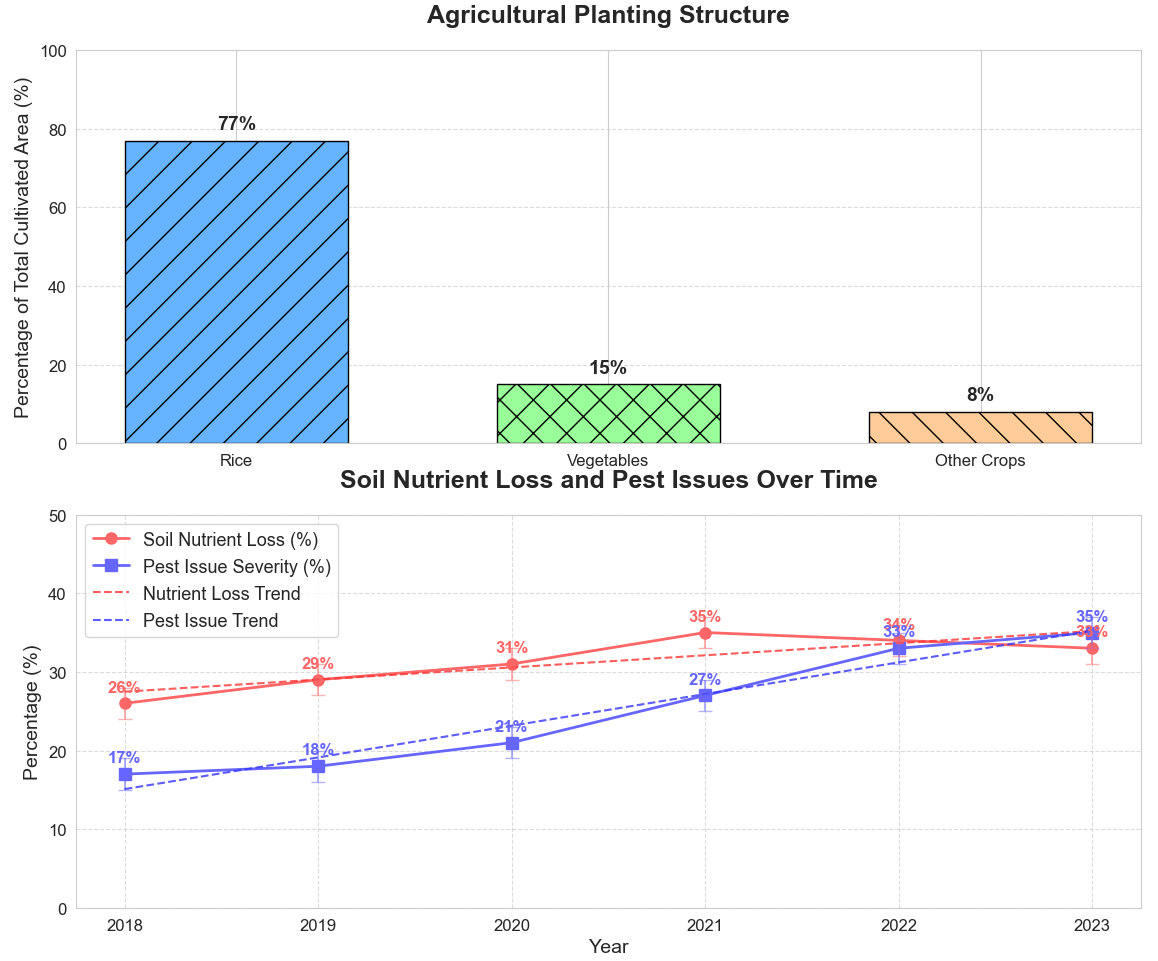

Write Python code to recreate this figure.
# Copyright (c) 2025 Kang Kai
# Date: March 17, 2025
# 
# Project: Agricultural Planting Structure in Heqing Town and Soil Nutrient Loss and Pest Issues Over Time
# Chart IV-c
#
# Permission is hereby granted, free of charge, to any person obtaining a copy
# of this software and associated documentation files (the "Software"), to deal
# in the Software without restriction, including without limitation the rights
# to use, copy, modify, merge, publish, distribute, sublicense, and/or sell
# copies of the Software, and to permit persons to whom the Software is
# furnished to do so, subject to the following conditions:
#
# The above copyright notice and this permission notice shall be included in all
# copies or substantial portions of the Software.
#
# THE SOFTWARE IS PROVIDED "AS IS", WITHOUT WARRANTY OF ANY KIND, EXPRESS OR
# IMPLIED, INCLUDING BUT NOT LIMITED TO THE WARRANTIES OF MERCHANTABILITY,
# FITNESS FOR A PARTICULAR PURPOSE AND NONINFRINGEMENT. IN NO EVENT SHALL THE
# AUTHORS OR COPYRIGHT HOLDERS BE LIABLE FOR ANY CLAIM, DAMAGES OR OTHER
# LIABILITY, WHETHER IN AN ACTION OF CONTRACT, TORT OR OTHERWISE, ARISING FROM,
# OUT OF OR IN CONNECTION WITH THE SOFTWARE OR THE USE OR OTHER DEALINGS IN THE
# SOFTWARE.

import matplotlib.pyplot as plt
import numpy as np
import seaborn as sns

categories = ['Rice', 'Vegetables', 'Other Crops']
planting_area = [77, 15, 8]

years = np.arange(2018, 2024)
nutrient_loss = np.array([26, 29, 31, 35, 34, 33])
pest_issues = np.array([17, 18, 21, 27, 33, 35])

trend_nutrient = np.polyfit(years, nutrient_loss, 1)
trend_pest = np.polyfit(years, pest_issues, 1)

trend_nutrient_line = np.poly1d(trend_nutrient)(years)
trend_pest_line = np.poly1d(trend_pest)(years)

sns.set_style("whitegrid")
plt.rcParams.update({'font.size': 12, 'axes.labelsize': 14, 'axes.titlesize': 16})

fig, (ax1, ax2) = plt.subplots(2, 1, figsize=(12, 12))
fig.subplots_adjust(hspace=0.6) 

bar_colors = ['#66b3ff', '#99ff99', '#ffcc99']
bars = ax1.bar(categories, planting_area, color=bar_colors, edgecolor='black', hatch=['/', 'x', '\\'], width=0.6)

ax1.set_title('Agricultural Planting Structure', fontsize=18, pad=20, fontweight='bold')
ax1.set_ylabel('Percentage of Total Cultivated Area (%)', fontsize=14)
ax1.set_ylim(0, 100)
ax1.grid(axis='y', linestyle='--', alpha=0.7)

for bar, value in zip(bars, planting_area):
    ax1.text(bar.get_x() + bar.get_width()/2, value + 2, f'{value}%', ha='center', va='bottom', fontsize=14, fontweight='bold')

ax2.plot(years, nutrient_loss, marker='o', markersize=8, linestyle='-', color='#ff6666', label='Soil Nutrient Loss (%)', linewidth=2)
ax2.plot(years, pest_issues, marker='s', markersize=8, linestyle='-', color='#6666ff', label='Pest Issue Severity (%)', linewidth=2)

error_range = np.array([2] * len(years))
ax2.errorbar(years, nutrient_loss, yerr=error_range, fmt='o', color='#ff6666', capsize=5, alpha=0.5)
ax2.errorbar(years, pest_issues, yerr=error_range, fmt='s', color='#6666ff', capsize=5, alpha=0.5)

ax2.plot(years, trend_nutrient_line, linestyle='dashed', color='#ff3333', linewidth=1.5, alpha=0.8, label='Nutrient Loss Trend')
ax2.plot(years, trend_pest_line, linestyle='dashed', color='#3333ff', linewidth=1.5, alpha=0.8, label='Pest Issue Trend')

ax2.set_title('Soil Nutrient Loss and Pest Issues Over Time', fontsize=18, pad=20, fontweight='bold')
ax2.set_xlabel('Year', fontsize=14)
ax2.set_ylabel('Percentage (%)', fontsize=14)
ax2.set_ylim(0, 50)
ax2.grid(True, linestyle='--', alpha=0.7)

for x, y in zip(years, nutrient_loss):
    ax2.text(x, y + 1.5, f'{y}%', ha='center', fontsize=12, fontweight='bold', color='#ff6666')
for x, y in zip(years, pest_issues):
    ax2.text(x, y + 1.5, f'{y}%', ha='center', fontsize=12, fontweight='bold', color='#6666ff')

ax2.legend(loc='upper left', fontsize=13)

plt.tight_layout()
plt.show()
